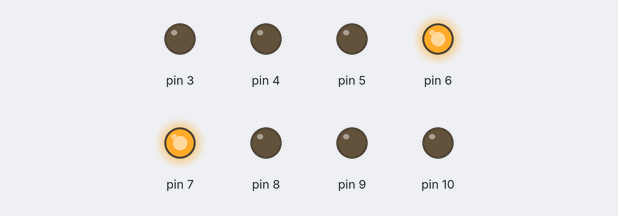
This sketch was run on a simulated Arduino Uno, built with avr-gcc and run on an emulated ATmega328P. On the bench: output pins drawn as LEDs (lit = HIGH).

Above: at 0.2 s.
At 1.0 s:
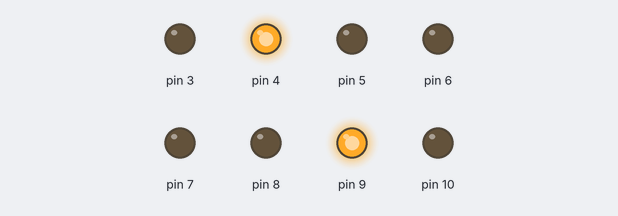
At 2.2 s:
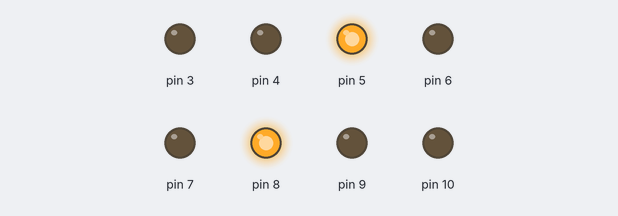
At 3.0 s:
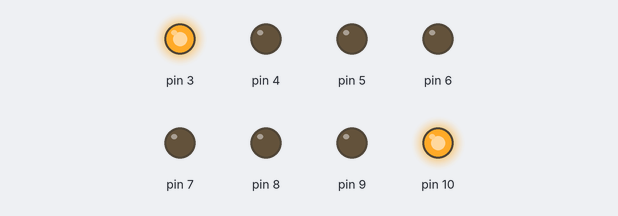
Timing chart, 0 to 3.7 s (numbered marks = the images above):
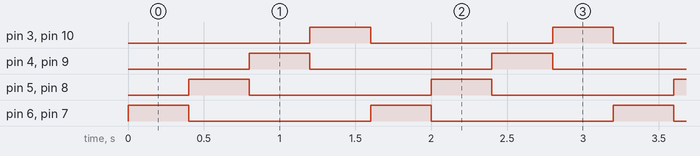

The sketch:

light_blink_spread.ino
```cpp
#include <Arduino.h>
#include "../User_Setup.h"
#include "../HDR.hpp"

const int portAmount = 8, start_port = 3, light_delay = 400;

//Generate ports from 3 to 9
int *ports = new int[portAmount]{7, 6, 8, 5, 9, 4, 10, 3};

//Generate ports from middle to the most apart
//int *middle;

//Current port index
int current_port = 0;

////Is it now blinking forward or backward?
////If it is blinking positive(from start_port to start_port+portAmount), it is true.
////Otherwise it is false.
//bool blink_direction = true;

int last_light1, last_light2;

void setup() {
//	ports = generatePorts(start_port, portAmount);
	//Initialise pinModes
	for (int i = 0; i < portAmount; i++) {
		pinMode(ports[i], OUTPUT);
	}
//	middle = midSort(ports, portAmount);
//
//	for (int gp = 0; gp < portAmount; gp++) {
////		printf("Port %d is %d \n", gp, ports[gp]);
//		Serial.print("Port ");
//		Serial.print(gp);
//		Serial.print(" is ");
//		Serial.println(middle[gp]);
//	}
}

void loop() {
	digitalWrite(ports[last_light1], LOW);
	digitalWrite(ports[last_light2], LOW);
	digitalWrite(ports[current_port], HIGH);
	digitalWrite(ports[current_port + 1], HIGH);
	last_light1 = current_port;
	last_light2 = current_port + 1;
	current_port += 2;
	if (current_port >= portAmount) current_port = 0;

	delay(400);
}
```

Measured:
- by itself, pin 3–10: alternates HIGH for 0.40 s and LOW for 1.2 s
- by itself, everything shown: repeats every 1.6 s, in 4 steps
